Frame 1 (no input): blank canvas, image omitted
Frame 60 (no input): blank canvas, image omitted
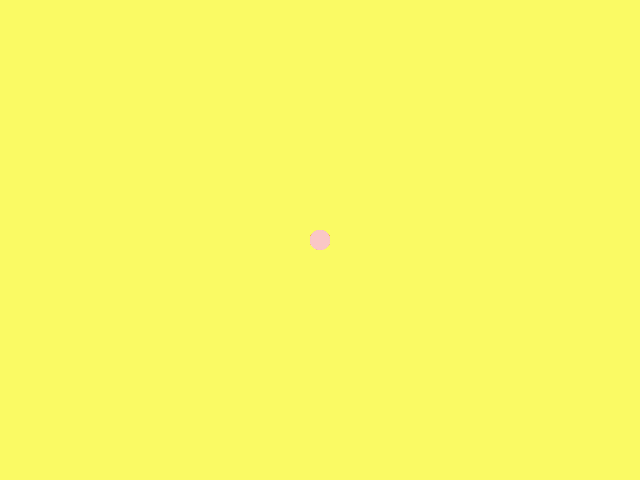
Frame 120 (the mouse pressed at the canvas centre since frame 60)

The p5.js sketch whose frames 1 and 60 were blank and that drew this single picture after the mouse press (run headless with seeded random() and noise() and a simulated clock; from frame 60 on, the mouse is pressed at the canvas centre):

// p5.js sketch
// ── sketch.js
function setup() {
  createCanvas(640, 480);
  background(250, 250, 100);
}

function draw() {

  noStroke();
  fill(250, 200, 200, 100)
  ellipse(mouseX, mouseY, 20, 20)

}

function mousePressed() {
  background(250, 250, 100);
}
